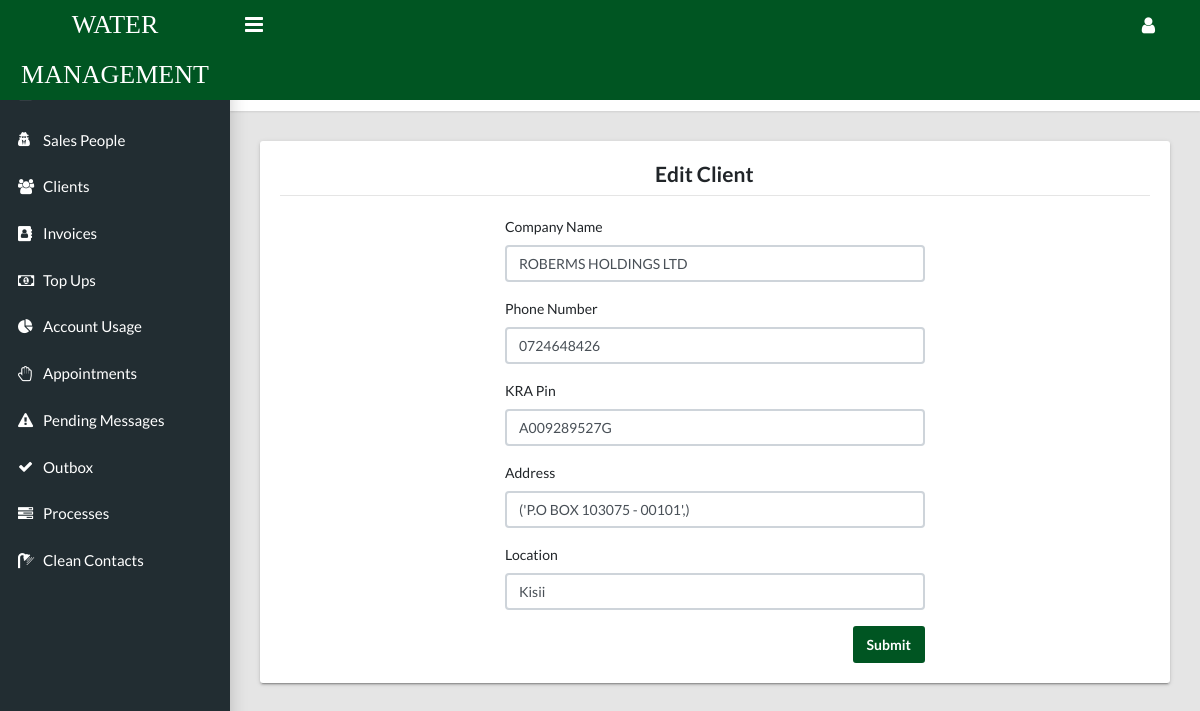
Page /invoices/edit/client/1 on the committed database.
### invoices/models.py (models this page shows)
class Client(models.Model):
    company_name = models.CharField(max_length=250)
    phone_number = models.CharField(max_length=250)
    client_number = models.CharField(max_length=250)
    address = models.CharField(max_length=250)
    location = models.CharField(max_length=250)
    kra_pin = models.CharField(max_length=250, null=True)
    created_at = models.DateTimeField(auto_now_add=True)
    class Meta:
        verbose_name = 'Client'
        verbose_name_plural = 'Clients'

### invoices/views.py (the view, shortened to what this page needs)
# urls.py: path('edit/client/<int:client_id>', views.edit_client, name='edit_client'),
def edit_client(request, client_id):
    client = Client.objects.get(id=client_id)
    context = {
        'client': client
    }
    return render(request, 'invoices/edit_client.html', context)

### invoices/templates/invoices/edit_client.html (shortened to what this page needs)
{% extends 'admin_layouts/new_base.html' %}
{% load static %}
{% block content %}
<div class="tile">
<div class="tile-title">
    <div class="row">
        <div class="col-sm-3">
        </div>
        <div class="col-sm-2">
        </div>
        <div class="col-sm-6">
            <h4>Edit Client</h4>
        </div>
    </div>
    <hr style="margin-top: 1px !important;">
</div>
    <div class="row">
        <div class="col-md-3">
    </div>
<div class="col-md-6">
    <form action="{% url 'Invoices:edit_client' client.id %}" method="post">
    <div class="form-group">
        <label>Company Name</label>
        <input type="text" name="company_name" value="{{ client.company_name }}" class="form-control">
    </div>
    <div class="form-group">
        <label>Phone Number</label>
        <input type="number" name="phone_number" value="{{ client.phone_number }}" class="form-control">
    </div>
    <div class="form-group">
        <label>KRA Pin</label>
        <input type="text" name="kra_pin" value="{{ client.kra_pin }}" class="form-control">
    </div>
    <div class="form-group">
        <label>Address</label>
        <input type="text" name="address" value="{{ client.address }}" class="form-control">
    </div>
    <div class="form-group">
        <label>Location</label>
        <input type="text" name="location" value="{{ client.location }}" class="form-control">
    </div>
        <button type="submit" class="btn btn-primary pull-right" >Submit</button>
</form>
</div>
    </div>
</div>
{% endblock %}

### sms/static/css/custom.css (style rules this page uses)
.btn-primary { color: #FFF; background-color: #005522; border-color: #005522; }

### rows in the picture
Client: company_name "ROBERMS HOLDINGS LTD", phone_number "0724648426", kra_pin "A009289527G", address "('P.O BOX 103075 - 00101',)", location "Kisii"
